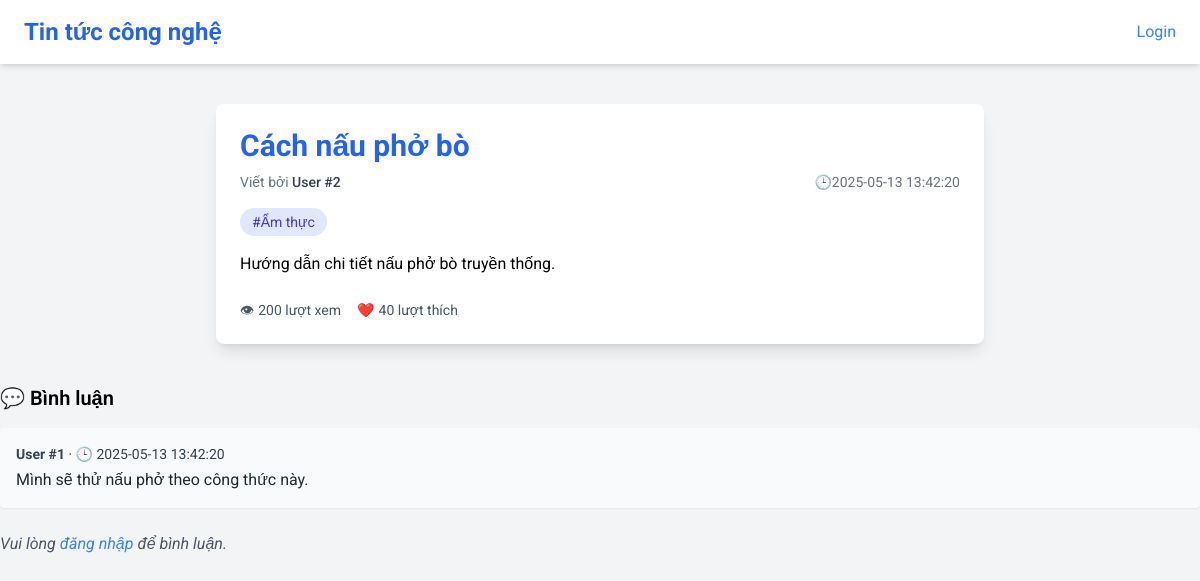
The page /?id=2 on the database its author committed.
### tables this page shows
CREATE TABLE `posts`  (
  `post_id` int NOT NULL AUTO_INCREMENT,
  `user_id` int NOT NULL,
  `thumbnail` varchar(255) NULL DEFAULT NULL,
  `title` varchar(255) NOT NULL,
  `content` text NOT NULL,
  `status` enum('draft','published','archived') NOT NULL DEFAULT 'draft',
  `views` int NULL DEFAULT 0,
  `likes` int NULL DEFAULT 0,
  `category` varchar(50) NULL DEFAULT NULL,
  `created_at` timestamp NULL DEFAULT CURRENT_TIMESTAMP,
  `updated_at` timestamp NULL DEFAULT CURRENT_TIMESTAMP ON UPDATE CURRENT_TIMESTAMP,
  PRIMARY KEY (`post_id`) USING BTREE,
  INDEX `user_id`(`user_id` ASC) USING BTREE,
  CONSTRAINT `posts_ibfk_1` FOREIGN KEY (`user_id`) REFERENCES `users` (`id`) ON DELETE CASCADE ON UPDATE RESTRICT
);

CREATE TABLE `comments`  (
  `comment_id` int NOT NULL AUTO_INCREMENT,
  `post_id` int NOT NULL,
  `user_id` int NOT NULL,
  `content` text NOT NULL,
  `created_at` timestamp NULL DEFAULT CURRENT_TIMESTAMP,
  PRIMARY KEY (`comment_id`) USING BTREE,
  INDEX `post_id`(`post_id` ASC) USING BTREE,
  INDEX `user_id`(`user_id` ASC) USING BTREE,
  CONSTRAINT `comments_ibfk_1` FOREIGN KEY (`post_id`) REFERENCES `posts` (`post_id`) ON DELETE CASCADE ON UPDATE RESTRICT,
  CONSTRAINT `comments_ibfk_2` FOREIGN KEY (`user_id`) REFERENCES `users` (`id`) ON DELETE CASCADE ON UPDATE RESTRICT
);

### index.php (called while the page is built, shortened)
<?php
require_once 'App/Core/BaseController.php';
require_once 'App/database/DB.php';
require_once 'App/Core/helper.php';
$app = new Appilaction();
$app->run();

### App/Controllers/InjectionController.php (called while the page is built, shortened)
<?php
class InjectionController extends BaseController
{
    protected Post $posts;
    public function __construct()
    {
        $this->posts = $this->useModel('post');
        $this->comment = $this->useModel('comment');
    }
    public function post()
    {
        $postId = $_GET['id'];
        if (empty($postId)) {
            $posts = $this->posts->getPostByPublishedAll();
            return $this->view('pages.postNew', [
                'posts' => $posts,
            ]);
        } else {
            $post = $this->posts->getPostByIdPublish($postId);
            $comments = $this->comment->getCommentByPostId($postId);
            return $this->view('pages.post', [
                'post' => $post[0],
                'comments' => $comments,
            ]);
        }
    }
}

### App/Core/BaseController.php (called while the page is built, shortened)
<?php
class BaseController {
     public function useModel($model)
     {
         $modelClass = "App\\Models\\" . ucfirst($model);
         $modelNew = new $modelClass();
         $modelNew->db = DB::getInstance();
         return $modelNew;
     }
}

### App/database/DB.php (called while the page is built, shortened)
<?php
class DB
{
    private static $instance = null;
    private \PDO $connection;
    private $host;
    private $dbName;
    private $username;
    private $password;
    private function __construct()
    {
        $this->host = config('DB_HOST', 'localhost');
        $this->dbName = config('DB_NAME', 'app_test');
        $this->username = config('DB_USER', 'root');
        $this->password = config('DB_PASSWORD', '1');
    }
    public static function getInstance()
    {
        if (self::$instance === null) {
            self::$instance = new DB();
        }
        return self::$instance;
    }
    public function connect()
    {
        try {
            $options = [
                \PDO::ATTR_ERRMODE            => \PDO::ERRMODE_EXCEPTION,
                \PDO::ATTR_EMULATE_PREPARES   => false,
                \PDO::MYSQL_ATTR_INIT_COMMAND => "SET NAMES utf8mb4 COLLATE utf8mb4_unicode_ci",
            ];
            $this->connection = new \PDO("mysql:host={$this->host};dbname={$this->dbName}", $this->username, $this->password, $options);
        } catch (\PDOException $e) {
            echo "Connection failed: " . $e->getMessage();
        }
    }
    public function query($sql, $params = [])
    {
        $stmt = $this->connection->prepare($sql);
        $stmt->execute($params);
        return $stmt;
    }
    public function select($table, array $columns = ['*'], $where = '', array $params = [], $fetch = \PDO::FETCH_ASSOC)
    {
        $cols = implode(', ', $columns);
        $tbl  = is_array($table) ? implode(', ', $table) : $table;
        $sql  = "SELECT {$cols} FROM {$tbl}" . ($where !== '' ? " WHERE {$where}" : '');
        return $this->query($sql, $params)->fetchAll($fetch);
    }
}

### App/Core/helper.php (called while the page is built, shortened)
<?php
if (!function_exists('session')) {
    function session()
    {
        return new class {
            public function set($key, $value)
            {
                $_SESSION[$key] = $value;
            }
            public function get($key)
            {
                if (isset($_SESSION['flash'][$key])) {
                    $value = $_SESSION['flash'][$key];
                    unset($_SESSION['flash'][$key]);
                    return $value;
                }
                return $_SESSION[$key] ?? null;
            }
            public function has($key)
            {
                return isset($_SESSION[$key]);
            }
            public function remove($key)
            {
                unset($_SESSION[$key]);
            }
            public function all()
            {
                return $_SESSION;
            }
            public function flash($key, $value)
            {
                $_SESSION['flash'][$key] = $value;
            }
        };
    }
}
if (!function_exists('config')) {
    function config($key, $default = null){
        return $default;
    }
}

### App/Models/Post.php (called while the page is built, shortened)
<?php
class Post
{
    public DB $db;
    protected $tb = 'posts';
    protected $field = [
        'post_id',
        'user_id',
        'thumbnail',
        'title',
        'content',
        'status',
        'views',
        'likes',
        'category',
        'created_at',
        'updated_at',
    ];
    public function getPostByIdPublish($id)
    {
        return $this->db->select($this->tb, $this->field, 'status ="published" and post_id =' . $id);
    }
}

### App/Core/Router.php (called while the page is built, shortened)
<?php
class Router
{
    private $routes = [];
    public function addRoute($method, $path,$action)
    {
        $this->routes[] = [
            'method' => $method,
            'path' => $path,
            'action' => $action,
        ];
    }
    public function dispatch($method, $path)
    {
        foreach ($this->routes as $route) {
            $parsedPath1 = parse_url($path, PHP_URL_PATH);
            $parsedPath2 = parse_url($route['path'], PHP_URL_PATH);
            if ($route['method'] === $method && $parsedPath1 === $parsedPath2) {
                list($controller, $method) = $route['action'];
                if (class_exists($controller)) {
                    $controllerInstance = new $controller();
                    if (method_exists($controllerInstance, $method)) {
                        return $controllerInstance->$method();
                    } else {
                        throw new \Exception("Method $method not found in controller $controller");
                    }
                } else {
                    throw new \Exception("Controller class $controller not found");
                }
            }
        }
        return null;
    }
}

### App/Models/Comment.php (called while the page is built, shortened)
<?php
class Comment
{
    public DB $db;
    protected $tb = 'comments';
    protected $field = [
        'comment_id',
        'post_id',
        'user_id',
        'content',
        'created_at',
    ];
    public function getCommentByPostId($postId)
    {
        return $this->db->select($this->tb, $this->field, 'post_id =' . $postId);
    }
}

### App/Views/pages/post.php (the view, shortened to what this page needs)
<!DOCTYPE html>
<html lang="vi">
<head>
    <script src="https://cdn.tailwindcss.com"></script>
</head>
<body class="bg-gray-100 text-gray-800 font-sans">
<?php require_once 'header_logined.php'; ?>
<div class="max-w-3xl mx-auto p-6 bg-white shadow-lg rounded-lg mt-10">
    <h1 class="text-3xl font-bold text-blue-600 mb-2"><?= $post['title']; ?></h1>
    <div class="text-sm text-gray-500 mb-4 flex items-center justify-between">
        <span>Viết bởi <span class="font-medium text-gray-700">User #<?= $post['user_id']; ?></span></span>
        <span>🕒<?= $post['created_at']; ?></span>
    </div>
    <div class="mb-4 flex flex-wrap gap-2 text-sm">
        <span class="bg-indigo-100 text-indigo-700 px-3 py-1 rounded-full">#<?= $post['category']; ?></span>
    </div>
    <div class="prose prose-lg max-w-none mb-6">
        <p><?= $post['content']; ?></p>
    </div>
    <div class="flex items-center gap-4 text-sm text-gray-600">
        <div class="flex items-center gap-1">
            👁 <span><?= $post['views']; ?> lượt xem</span>
        </div>
        <div class="flex items-center gap-1">
            ❤️ <span><?= $post['likes']; ?> lượt thích</span>
        </div>
    </div>
</div>
<div class="mt-10">
    <h2 class="text-xl font-semibold mb-4">💬 Bình luận</h2>
    <div class="space-y-4 mb-6">
        <?php if (!empty($comments)) : ?>
            <?php foreach ($comments as $comment) : ?>
                <div class="bg-gray-50 p-4 rounded shadow-sm relative group">
                    <div class="text-sm text-gray-700 mb-1 flex justify-between items-center">
                        <span><strong>User #<?= $comment['user_id']; ?></strong> · 🕒 <?= $comment['created_at']; ?></span>
                    </div>
                    <p class="text-gray-800"><?= htmlspecialchars($comment['content']); ?></p>
                </div>
            <?php endforeach; ?>
        <?php else : ?>
            <p class="text-gray-500 italic">Chưa có bình luận nào. Hãy là người đầu tiên!</p>
        <?php endif; ?>
    </div>
    <?php if (!empty(session()->get('user'))) : ?>
        <form action="/comment" method="POST" class="space-y-4">
           <input type="hidden" name="post_id" value="<?= $post['post_id']; ?>">
            <input type="hidden" name="user_id" value="<?= session()->get('user')['id']; ?>">
            <textarea name="content" rows="3" class="w-full p-3 border rounded focus:outline-none focus:ring-2 focus:ring-blue-400" placeholder="Viết bình luận..."></textarea>
            <button type="submit" class="bg-blue-600 text-white px-4 py-2 rounded hover:bg-blue-700">Gửi bình luận</button>
        </form>
    <?php else : ?>
        <p class="text-gray-600 italic">Vui lòng <a href="/login?redirect=/post?id=<?= $post['post_id']; ?>" class="text-blue-500 hover:underline">đăng nhập</a> để bình luận.</p>
    <?php endif; ?>
</div>
</body>
</html>

### App/Views/header.php (style rules this page uses)
body { font-family: "Roboto", sans-serif; }

### rows shown on the page
posts: title "Cách nấu phở bò", user "2", created_at "2025-05-13 13:42:20", category "Ẩm thực", content "Hướng dẫn chi tiết nấu phở bò truyền thống.", views "200", likes "40"
comments: user "1", created_at "2025-05-13 13:42:20", content "Mình sẽ thử nấu phở theo công thức này."
